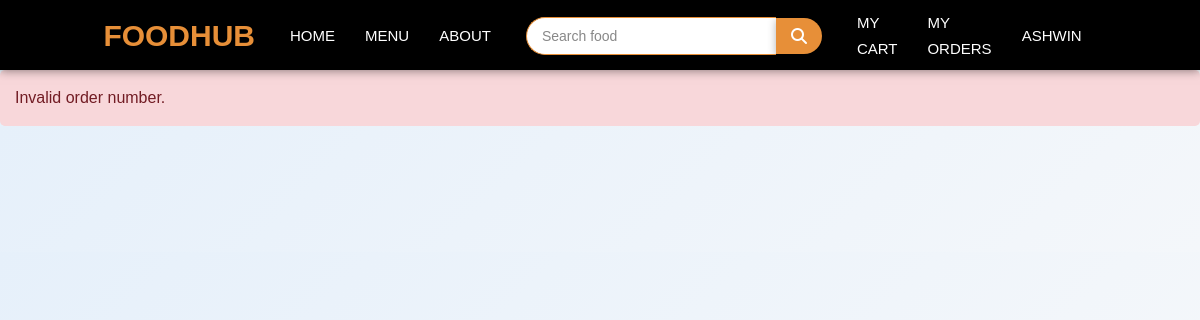
Page /view_order.php?o=foodhub1396969696 (signed in) on the earlier database version.
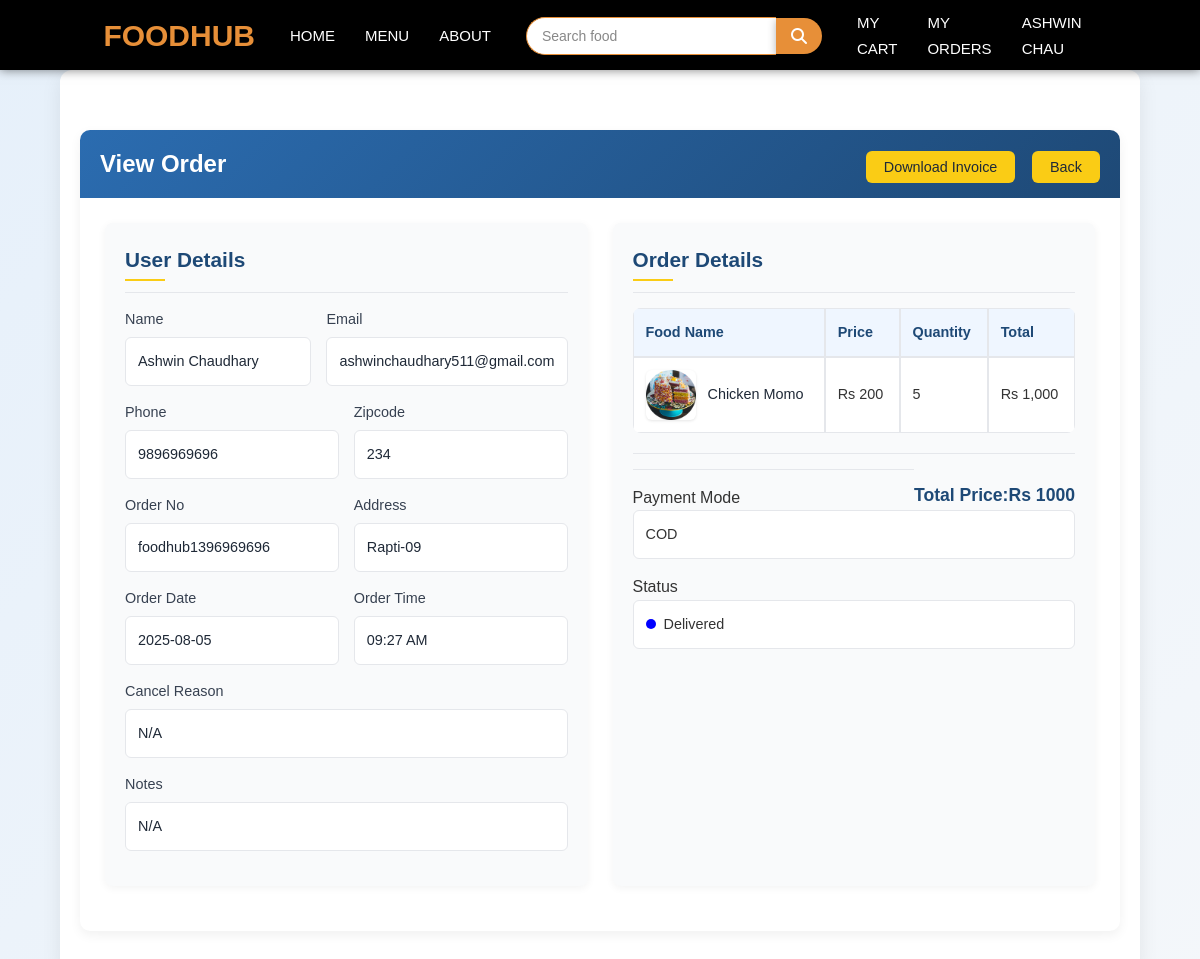
Same page on the later database version.
### tables this page shows
CREATE TABLE `orders` (
  `id` int(11) NOT NULL,
  `order_no` varchar(200) NOT NULL,
  `customer_id` int(11) NOT NULL,
  `name` varchar(200) NOT NULL,
  `email` varchar(200) NOT NULL,
  `phone` varchar(200) NOT NULL,
  `zipcode` varchar(200) NOT NULL,
  `address` varchar(200) NOT NULL,
  `total_price` int(11) NOT NULL,
  `payment_mode` varchar(200) NOT NULL,
  `notes` mediumtext NOT NULL,
  `cancel_reason` mediumtext NOT NULL,
  `status` int(11) NOT NULL DEFAULT 0,
  `created_at` timestamp NOT NULL DEFAULT current_timestamp() ON UPDATE current_timestamp()
);

CREATE TABLE `order_items` (
  `id` int(11) NOT NULL,
  `order_id` int(11) NOT NULL,
  `food_items_id` int(11) NOT NULL,
  `quantity` int(11) NOT NULL,
  `price` int(11) NOT NULL,
  `created_at` timestamp NOT NULL DEFAULT current_timestamp() ON UPDATE current_timestamp()
);

CREATE TABLE `food_items` (
  `id` int(11) NOT NULL,
  `menu_id` int(11) NOT NULL,
  `name` varchar(200) NOT NULL,
  `slug` varchar(200) NOT NULL,
  `description` mediumtext NOT NULL,
  `image` varchar(200) NOT NULL,
  `quantity` int(11) NOT NULL,
  `price` int(11) NOT NULL,
  `status` tinyint(4) NOT NULL,
  `trending` tinyint(4) NOT NULL,
  `created_at` timestamp NOT NULL DEFAULT current_timestamp() ON UPDATE current_timestamp()
);

### functions/userfunctions.php (called while the page is built, shortened)
<?php
include('config/dbcon.php');
function checkOrderNoValid($orderNo)
{
    global $con;
    $customer_id = $_SESSION['auth_user']['user_id'];
    $query = "SELECT * FROM orders WHERE order_no='$orderNo' AND customer_id='$customer_id' ";
    return mysqli_query($con, $query);
}
?>

### view_order.php (the view, shortened to what the changed rows need)
<?php
include('functions/userfunctions.php');
include('includes/header.php');
if (isset($_GET['o'])) {
    $order_no = mysqli_real_escape_string($con, $_GET['o']);
    $orderData = checkOrderNoValid($order_no);
    if (mysqli_num_rows($orderData) == 0) {
        echo '<div style="background: #f8d7da; color: #721c24; padding: 15px; border-radius: 5px;">Invalid order number.</div>';
        die();
    }
} else {
    echo '<div style="background: #f8d7da; color: #721c24; padding: 15px; border-radius: 5px;">Order number not provided.</div>';
    die();
}
$data = mysqli_fetch_array($orderData);
$statusMap = [
    0 => ['class' => 'under-process', 'text' => 'Under Process'],
    1 => ['class' => 'out-for-delivery', 'text' => 'Out for Delivery'],
    2 => ['class' => 'delivered', 'text' => 'Delivered'],
    3 => ['class' => 'cancelled', 'text' => 'Cancelled'],
];
$statusClass = isset($data['status']) && array_key_exists($data['status'], $statusMap)
    ? $statusMap[$data['status']]['class']
    : 'cancelled';
$statusText = isset($data['status']) && array_key_exists($data['status'], $statusMap)
    ? $statusMap[$data['status']]['text']
    : 'Unknown';
try {
    $dateTime = new DateTime($data['created_at'], new DateTimeZone('Asia/Kathmandu'));
    $order_date = $dateTime->format('Y-m-d');
    $order_time = $dateTime->format('h:i A');
} catch (Exception $e) {
    $order_date = htmlspecialchars($data['created_at']);
    $order_time = 'N/A';
}
?>
<div class="section">
    <div class="container">
        <div class="order-container">
            <div class="order-section">
                <div class="order-header">
                    <span>View Order</span>
                    <div>
                        <a href="generate_invoice.php?o=<?= htmlspecialchars($order_no); ?>" class="invoice-button" target="_blank">Download Invoice</a>
                        <a href="my_orders.php" class="back-button" aria-label="Back to My Orders">Back</a>
                    </div>
                </div>
                <div class="order-body">
                    <div class="user-details">
                        <h4>User Details</h4>
                        <hr>
                        <div class="detail-row">
                            <div class="detail-item">
                                <label>Name</label>
                                <div class="detail-box"><?= htmlspecialchars($data['name']); ?></div>
                            </div>
                            <div class="detail-item">
                                <label>Email</label>
                                <div class="detail-box"><?= htmlspecialchars($data['email']); ?></div>
                            </div>
                        </div>
                        <div class="detail-row">
                            <div class="detail-item">
                                <label>Phone</label>
                                <div class="detail-box"><?= htmlspecialchars($data['phone']); ?></div>
                            </div>
                            <div class="detail-item">
                                <label>Zipcode</label>
                                <div class="detail-box"><?= htmlspecialchars($data['zipcode']); ?></div>
                            </div>
                        </div>
                        <div class="detail-row">
                            <div class="detail-item">
                                <label>Order No</label>
                                <div class="detail-box"><?= htmlspecialchars($data['order_no']); ?></div>
                            </div>
                            <div class="detail-item">
                                <label>Address</label>
                                <div class="detail-box"><?= htmlspecialchars($data['address']); ?></div>
                            </div>
                        </div>
                        <div class="detail-row">
                            <div class="detail-item">
                                <label>Order Date</label>
                                <div class="detail-box"><?= htmlspecialchars($order_date); ?></div>
                            </div>
                            <div class="detail-item">
                                <label>Order Time</label>
                                <div class="detail-box"><?= htmlspecialchars($order_time); ?></div>
                            </div>
                        </div>
                        <div class="detail-row single">
                            <div class="detail-item">
                                <label>Cancel Reason</label>
                                <div class="detail-box"><?= htmlspecialchars($data['cancel_reason'] ?: 'N/A'); ?></div>
                            </div>
                        </div>
                        <div class="detail-row single">
                            <div class="detail-item">
                                <label>Notes</label>
                                <div class="detail-box"><?= htmlspecialchars($data['notes'] ?: 'N/A'); ?></div>
                            </div>
                        </div>
                    </div>
                    <div class="order-details">
                        <h4>Order Details</h4>
                        <hr>
                        <table class="order-table">
                            <thead>
                                <tr>
                                    <th>Food Name</th>
                                    <th>Price</th>
                                    <th>Quantity</th>
                                    <th>Total</th>
                                </tr>
                            </thead>
                            <tbody>
                                <?php
                                $customer_id = $_SESSION['auth_user']['user_id'];
                                $order_query = "SELECT o.id as oid, o.order_no, o.customer_id, oi.*, oi.quantity as order_quantity, f.*
                                    FROM orders o, order_items oi, food_items f
                                    WHERE o.customer_id='$customer_id' AND oi.order_id=o.id AND f.id=oi.food_items_id
                                    AND o.order_no='$order_no'";
                                $order_query_run = mysqli_query($con, $order_query);
                                if (mysqli_num_rows($order_query_run) == 0) {
                                    echo '<tr><td colspan="4">No items found for this order.</td></tr>';
                                } else {
                                    foreach ($order_query_run as $item) {
                                        $item_total = $item['order_quantity'] * $item['price'];
                                        ?>
                                        <tr>
                                            <td>
                                                <div class="food-item">
                                                    <img src="http://localhost/Food/Uploads/<?= htmlspecialchars($item['image']); ?>" width="50px" height="50px" alt="<?= htmlspecialchars($item['name']); ?>" loading="lazy">
                                                    <span class="food-name"><?= htmlspecialchars($item['name']); ?></span>
                                                </div>
                                            </td>
                                            <td>Rs <?= htmlspecialchars($item['price']); ?></td>
                                            <td><?= htmlspecialchars($item['order_quantity']); ?></td>
                                            <td>Rs <?= number_format($item_total); ?></td>
                                        </tr>
                                        <?php
                                    }
                                }
                                ?>
                            </tbody>
                        </table>
                        <hr>
                        <div class="total-price">
                            <span>Total Price: </span>
                            <span>Rs <?= htmlspecialchars($data['total_price']); ?></span>
                        </div>
                        <hr>
                        <label>Payment Mode</label>
                        <div class="payment-mode"><?= htmlspecialchars($data['payment_mode']); ?></div>
                        <label>Status</label>
                        <div class="status-box <?= htmlspecialchars($statusClass) ?>">
                            <?= htmlspecialchars($statusText) ?>
                        </div>
                    </div>
                </div>
            </div>
        </div>
    </div>
</div>
<?php include('includes/footer.php'); ?>

### includes/navbar.php (shortened to what the changed rows need)
<nav>
    <div class="nav-container">
        <?php
        if (isset($_SESSION['auth'])) {
        ?>
            <ul class="user-links">
                <li><a href="cart.php">My Cart</a></li>
                <li><a href="my_orders.php">My Orders</a></li>
                <li class="dropdown" id="userDropdown">
                    <a class="nav-link" onclick="toggleDropdown()"> <?= htmlspecialchars($_SESSION['auth_user']['name']) ?> </a>
                </li>
            </ul>
        <?php
        }
        ?>
    </div>
</nav>

Differences in the rows shown:
added orders: name "Ashwin Chaudhary", email "ashwinchaudhary511@gmail.com", phone "9896969696", zipcode "234", order_no "foodhub1396969696", address "Rapti-09", created_at "2025-08-05", created_at "09:27 AM", cancel_reason "N/A", notes "N/A", total_price "1000", payment_mode "COD", status "Delivered"
added order_items: food_items.image (picture), food_items.name "Chicken Momo", food_items.price "200", quantity "5", quantity.price "1,000"
Other differences:
$_SESSION['auth_user']['name']: "ASHWIN" → "ASHWIN CHAU"
text no longer shown: "Invalid order number."
text now shown: "View Order Download Invoice Back User Details Name Email Phone Zipcode Order No Address Order Date Order Time Cancel Reason Notes Order Details Food Name Price Quantity Total Total Price: Rs Payment Mode Status"
